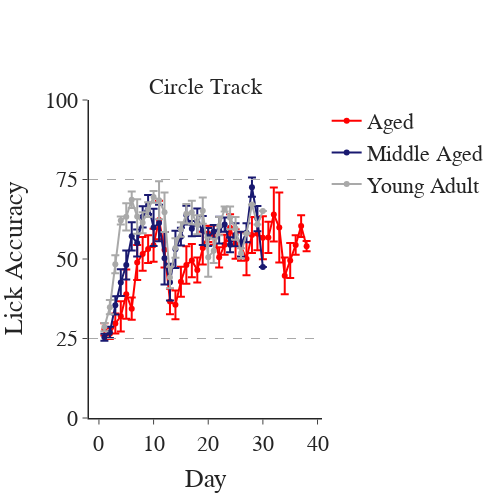

Notebook cell for this chart:
### Code cell
## Plot lick accuracy across days for thresh of 1
fig = pf.plot_behavior_across_days(ct_df, x_var='day', y_var='lick_accuracy_thresh1', groupby_var=['day', 'group'], plot_transitions=None,
                                   marker_color=three_color_plots, avg_color='darkgrey', expert_line=True, chance=True, plot_datapoints=False,
                                   x_title='Day', y_title='Lick Accuracy', titles=['Circle Track'], height=500, width=500)
fig.update_yaxes(range=[0, 100], dtick=25)
fig.show()
fig.write_image(pjoin(fig_path, 'lick_accuracy_thresh1.png'))
# ct_df.mixed_anova(dv='lick_accuracy_thresh1', within='day', subject='mouse', between='group')

### Figure 1 — Plotly figure (JSON) as saved in the notebook; plotly's stock layout.template omitted (floating-point values rounded to 4 significant figures)
{"data": [{"error_y": {"array": [1.901, 1.692, 3.146, 4.739, 7.76, 3.491, 5.514, 5.301, 4.386, 5.19, 6.056, 5.575, 4.03, 4.539, 4.715, 5.877, 5.256, 3.941, 5.151, 2.535, 3.035, 3.179, 3.161, 4.22, 4.635, 4.435, 5.244, 5.649, 5.195, 6.762, 4.879, 8.489, 11.02, 5.767, 5.487, 3.073, 3.417, 1.606], "type": "data"}, "line": {"color": "red"}, "mode": "lines+markers", "name": "Aged", "showlegend": true, "type": "scatter", "x": [1, 2, 3, 4, 5, 6, 7, 8, 9, 10, 11, 12, 13, 14, 15, 16, 17, 18, 19, 20, 21, 22, 23, 24, 25, 26, 27, 28, 29, 30, 31, 32, 33, 34, 35, 36, 37, 38], "y": [27.87, 26.51, 29.74, 31.97, 38.93, 34.38, 48.89, 51.61, 53.12, 54.36, 62.29, 52.91, 36.65, 35.58, 42.88, 48.13, 49.5, 46.53, 53.43, 57.91, 57.49, 50.54, 54.47, 59.85, 54.69, 53.88, 50.1, 57.53, 57.93, 56.67, 56.8, 64.01, 59.91, 44.72, 49.54, 54.39, 60.35, 54.02]}, {"error_y": {"array": [1.076, 1.772, 2.857, 4.201, 4.572, 4.428, 4.261, 3.364, 2.998, 5.863, 5.72, 8.227, 5.795, 5.865, 2.783, 2.931, 2.397, 4.328, 4.571, 2.84, 2.029, 4.202, 2.233, 2.346, 3.649, 3.902, 2.965, 3.035, 3.986, null], "type": "data"}, "line": {"color": "midnightblue"}, "mode": "lines+markers", "name": "Middle Aged", "showlegend": true, "type": "scatter", "x": [1, 2, 3, 4, 5, 6, 7, 8, 9, 10, 11, 12, 13, 14, 15, 16, 17, 18, 19, 20, 21, 22, 23, 24, 25, 26, 27, 28, 29, 30], "y": [25.39, 26.92, 35.42, 42.6, 48.11, 57.14, 55.05, 63.25, 67.15, 59.93, 61.32, 50.23, 42.71, 53.04, 57.04, 63.78, 59.53, 61.56, 58.95, 56.93, 58.67, 59.08, 60.82, 54.5, 57.63, 54.68, 58.27, 72.57, 62.68, 47.46]}, {"error_y": {"array": [1.295, 2.227, 2.817, 1.252, 4.273, 2.58, 5.433, 3.309, 2.298, 1.869, 5.964, 6.226, 3.384, 3.047, 2.296, 3.07, 3.664, 2.968, 4.144, 6.139, 3.789, 2.889, 0.7654, 3.589, 3.605, 1.599, null, null, null, null], "type": "data"}, "line": {"color": "darkgrey"}, "mode": "lines+markers", "name": "Young Adult", "showlegend": true, "type": "scatter", "x": [1, 2, 3, 4, 5, 6, 7, 8, 9, 10, 11, 12, 13, 14, 15, 16, 17, 18, 19, 20, 21, 22, 23, 24, 25, 26, 27, 28, 29, 30], "y": [28.6, 34.84, 48.34, 62.13, 63.27, 68.61, 63.34, 61.4, 65.53, 69.52, 68.48, 64.69, 44.16, 53.46, 59.27, 64.23, 64.62, 60.77, 65.2, 50.58, 52.57, 60.34, 65.71, 62.96, 59.63, 51.78, 57.96, 67.14, 60.85, 65.06]}], "layout": {"annotations": [{"font": {"size": 22}, "showarrow": false, "text": "Circle Track", "x": 0.5, "xanchor": "center", "xref": "paper", "y": 1, "yanchor": "bottom", "yref": "paper"}], "font": {"family": "Arial", "size": 22}, "height": 500, "shapes": [{"line": {"color": "darkgrey", "dash": "dash", "width": 1}, "opacity": 1, "type": "line", "x0": 0, "x1": 1, "xref": "x domain", "y0": 75, "y1": 75, "yref": "y"}, {"line": {"color": "darkgrey", "dash": "dash", "width": 1}, "opacity": 1, "type": "line", "x0": 0, "x1": 1, "xref": "x domain", "y0": 25, "y1": 25, "yref": "y"}], "title": {"x": 0.5, "xanchor": "center", "y": 0.9, "yanchor": "top"}, "width": 500, "xaxis": {"anchor": "y", "domain": [0, 1], "linewidth": 1.5, "title": {"text": "Day"}}, "yaxis": {"anchor": "x", "domain": [0, 1], "dtick": 25, "linewidth": 1.5, "range": [0, 100], "title": {"text": "Lick Accuracy"}}}}
